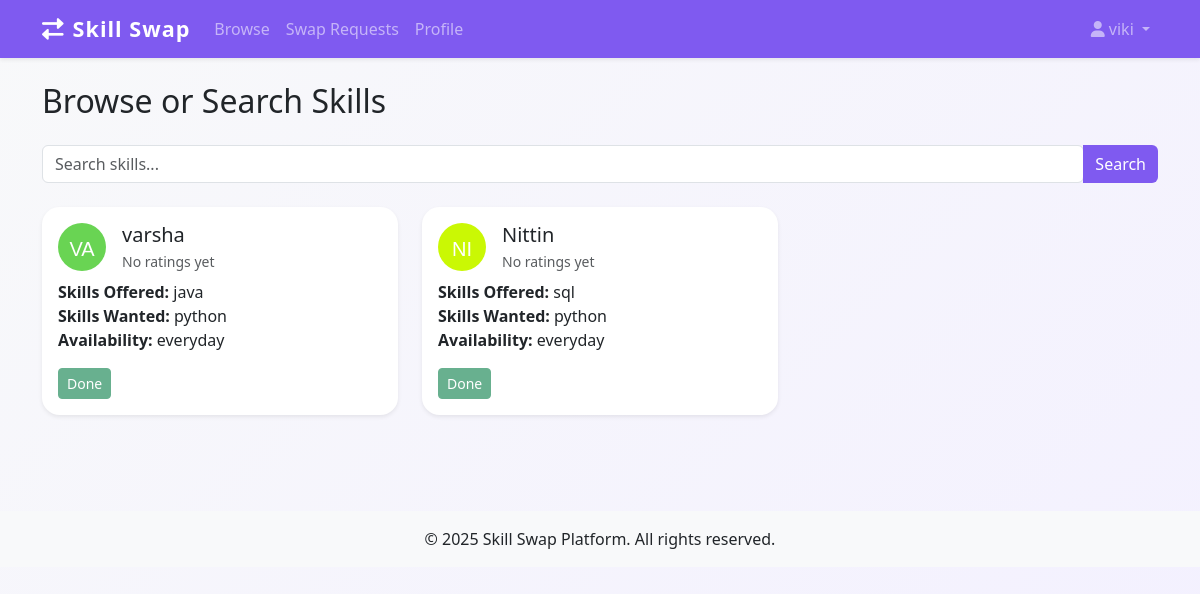
/browse (signed in), run on the app's committed database.
### models.py (models this page shows, shortened)
class User(UserMixin, db.Model):
    id = db.Column(db.Integer, primary_key=True)
    name = db.Column(db.String(150), nullable=False)
    email = db.Column(db.String(150), unique=True, nullable=False)
    location = db.Column(db.String(150))
    photo = db.Column(db.String(300))
    skills_offered = db.Column(db.String(300))
    skills_wanted = db.Column(db.String(300))
    availability = db.Column(db.String(100))
    is_public = db.Column(db.Boolean, default=True)
    is_admin = db.Column(db.Boolean, default=False)
    banned = db.Column(db.Boolean, default=False)
    password_hash = db.Column(db.String(150), nullable=False)
    @property
    def avatar_color(self):
        return f'{abs(hash(self.name)) % 0xFFFFFF:06x}'

### app.py (the view)
@app.route('/browse')
@login_required
def browse():
    q = request.args.get('q', '')
    page = request.args.get('page', 1, type=int)
    per_page = request.args.get('per_page', 6, type=int)
    users_query = User.query.filter(User.is_public==True, User.banned==False, User.id != current_user.id)
    if q:
        users_query = users_query.filter((User.skills_offered.ilike(f'%{q}%')) | (User.skills_wanted.ilike(f'%{q}%')))
    pagination = users_query.paginate(page=page, per_page=per_page, error_out=False)
    users = pagination.items
    user_statuses = {}
    user_ratings = {}
    for user in users:
        user_statuses[user.id] = get_swap_status(current_user.id, user.id)
        feedbacks = Feedback.query.join(SwapRequest).filter(
            (SwapRequest.from_user_id == user.id) | (SwapRequest.to_user_id == user.id),
            Feedback.user_id != user.id
        ).all()
        if feedbacks:
            total_rating = sum(f.rating for f in feedbacks)
            user_ratings[user.id] = round(total_rating / len(feedbacks), 1)
        else:
            user_ratings[user.id] = 0
    return render_template('browse.html',
        users=users,
        pagination=pagination,
        user_statuses=user_statuses,
        user_ratings=user_ratings,
        q=q)

### app.py (called while the page is built)
@login_manager.user_loader
def load_user(user_id):
    return User.query.get(int(user_id))

### templates/browse.html (shortened to what this page needs)
{% extends 'base.html' %}
{% block content %}
<h2 class="mb-4">Browse or Search Skills</h2>
<form method="GET" class="mb-4">
  <div class="input-group">
    <input type="text" class="form-control" name="q" placeholder="Search skills..." value="{{ request.args.get('q', '') }}">
    <button type="submit" class="btn btn-primary">Search</button>
  </div>
</form>
<div class="row">
{% for user in users %}
  <div class="col-md-6 col-lg-4">
    <div class="card mb-4 shadow-sm">
      <div class="card-body">
        <div class="d-flex align-items-center mb-2">
          {% if user.photo %}
            <img src="{{ user.photo }}" class="rounded-circle me-3" style="width:48px;height:48px;object-fit:cover;" alt="Profile Photo">
          {% else %}
            <span class="me-3">
              <svg width="48" height="48" viewBox="0 0 48 48" xmlns="http://www.w3.org/2000/svg">
                <circle cx="24" cy="24" r="24" fill="#{{ user.avatar_color }}"/>
                <text x="50%" y="56%" text-anchor="middle" fill="#fff" font-size="20" font-family="Arial, sans-serif" dy=".3em">{{ user.name[0:2]|upper }}</text>
              </svg>
            </span>
          {% endif %}
          <div>
            <h5 class="mb-1">{{ user.name }}</h5>
            <div class="text-muted small">
              {% if user_ratings[user.id] > 0 %}
                Rating: {{ user_ratings[user.id] }}/5
                <a href="{{ url_for('user_ratings', user_id=user.id) }}" class="text-muted ms-2">(View Reviews)</a>
              {% else %}
                No ratings yet
              {% endif %}
            </div>
          </div>
        </div>
        <div><span class="fw-semibold">Skills Offered:</span> {{ user.skills_offered }}</div>
        <div><span class="fw-semibold">Skills Wanted:</span> {{ user.skills_wanted }}</div>
        <div><span class="fw-semibold">Availability:</span> {{ user.availability }}</div>
        {% set status = user_statuses[user.id] %}
        {% if status == 'none' %}
          <a href="{{ url_for('request_swap', user_id=user.id) }}" class="btn btn-outline-primary btn-sm mt-3">Request Swap</a>
        {% elif status == 'requested' %}
          <button class="btn btn-secondary btn-sm mt-3" disabled>Requested</button>
        {% elif status == 'done' %}
          <button class="btn btn-success btn-sm mt-3" disabled>Done</button>
        {% endif %}
      </div>
    </div>
  </div>
{% endfor %}
</div>
{% endblock %}

### templates/base.html (shortened to what this page needs)
<!DOCTYPE html>
<html lang="en">
<head>
    <link href="https://cdn.jsdelivr.net/npm/bootstrap@5.3.0/dist/css/bootstrap.min.css" rel="stylesheet">
    <link href="https://cdnjs.cloudflare.com/ajax/libs/font-awesome/6.0.0/css/all.min.css" rel="stylesheet">
    <link rel="stylesheet" href="{{ url_for('static', filename='custom.css') }}">
</head>
<body>
    <nav class="navbar navbar-expand-lg navbar-dark bg-primary shadow-sm">
        <div class="container">
            <a class="navbar-brand" href="{{ url_for('home') }}">
                <i class="fas fa-exchange-alt me-2"></i>Skill Swap
            </a>
            <div class="collapse navbar-collapse" id="navbarNav">
                <ul class="navbar-nav me-auto">
                    <li class="nav-item">
                        <a class="nav-link" href="{{ url_for('browse') }}">Browse</a>
                    </li>
                    <li class="nav-item">
                        <a class="nav-link" href="{{ url_for('swap_requests') }}">Swap Requests</a>
                    </li>
                    {% if current_user.is_authenticated %}
                    <li class="nav-item">
                        <a class="nav-link" href="{{ url_for('profile') }}">Profile</a>
                    </li>
                    {% endif %}
                </ul>
                <ul class="navbar-nav">
                    {% if current_user.is_authenticated %}
                    <li class="nav-item dropdown">
                        <a class="nav-link dropdown-toggle" href="#" id="navbarDropdown" role="button" data-bs-toggle="dropdown">
                            <i class="fas fa-user me-1"></i>{{ current_user.name }}
                        </a>
                    </li>
                    {% endif %}
                </ul>
            </div>
        </div>
    </nav>
    <main class="container py-4">
        {% block content %}{% endblock %}
    </main>
    <footer class="bg-light py-3 mt-5">
        <div class="container text-center">
            <p class="mb-0">&copy; 2025 Skill Swap Platform. All rights reserved.</p>
        </div>
    </footer>
</body>
</html>

### static/custom.css (style rules this page uses)
body { background: linear-gradient(135deg, #f8f9fa 0%, #f3f0ff 100%); min-height: 100vh; }
.navbar-brand { font-weight: bold; letter-spacing: 1px; font-size: 1.35rem; }
.card { margin-bottom: 1.5rem; border-radius: 1.1rem; border: none; }
.btn-primary, .navbar, .bg-primary { background-color: #7f5af0 !important; border: none; }
input[type="text"], input[type="password"], input[type="number"] { border-radius: 6px !important; }

### data on the page
User: name "viki"
User: name "VA", name "varsha", shows "No ratings yet", skills_offered "java", skills_wanted "python", availability "everyday"
User: name "NI", name "Nittin", shows "No ratings yet", skills_offered "sql", skills_wanted "python", availability "everyday"
